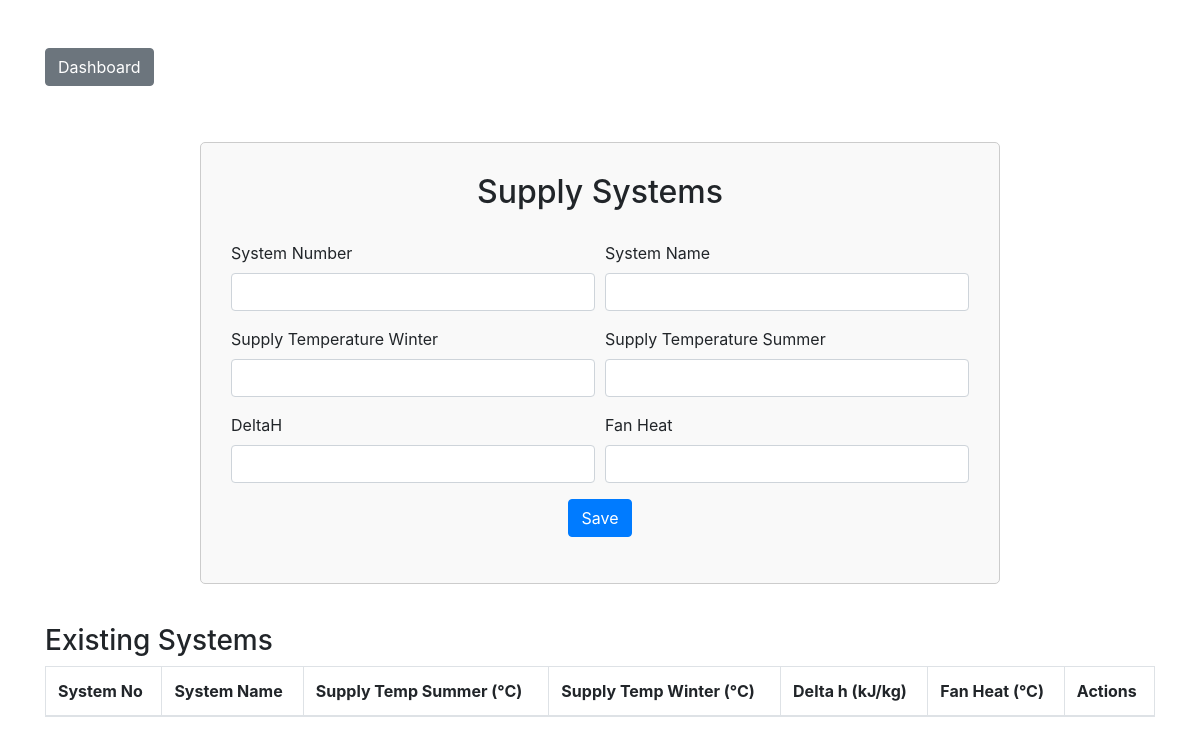
The app's page /supply_systems, older data.
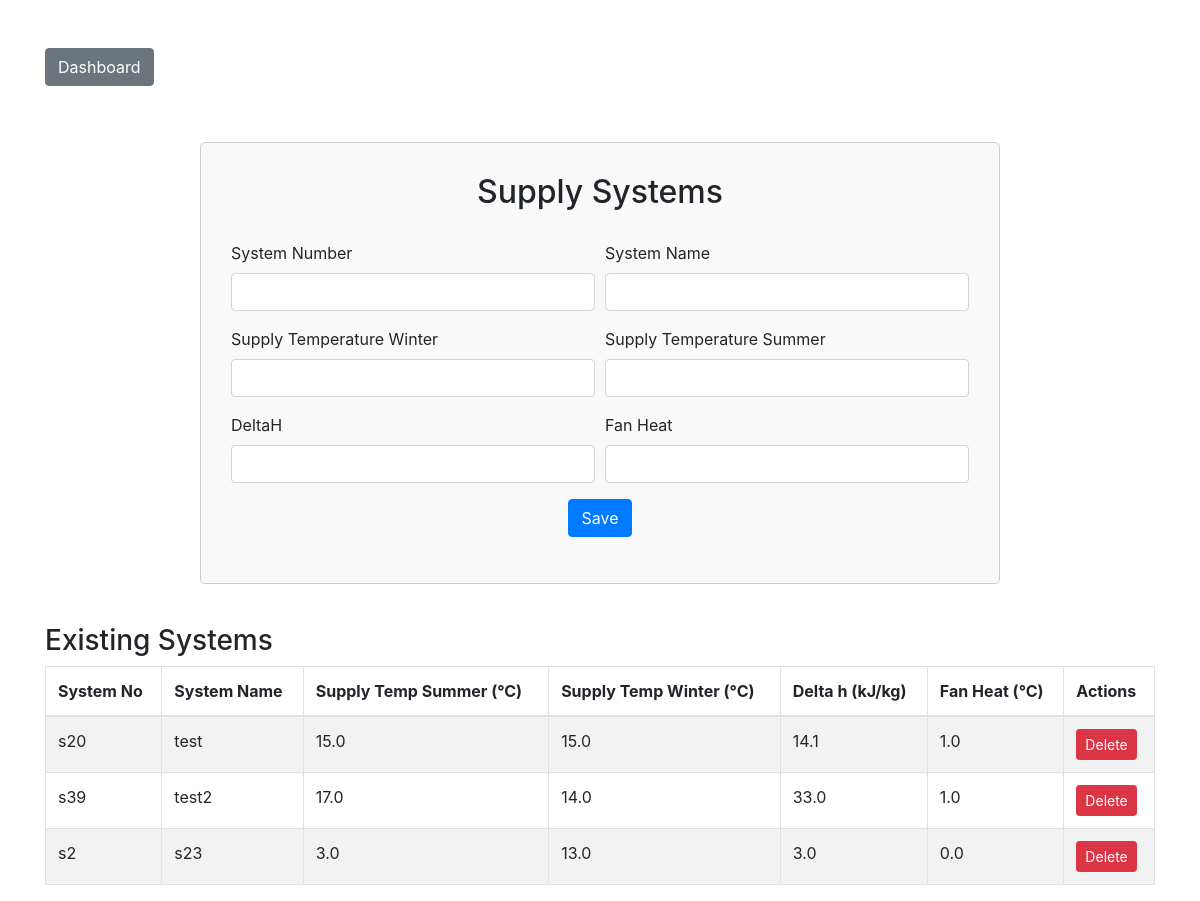
The same page, newer data.
### models.py (models this page shows)
class SupplySystem(Base):
    __tablename__ = 'supply_systems'
    SupplySystemID = Column(Integer, primary_key=True)
    ProjectID = Column(Integer, ForeignKey('projects.ProjectID'))
    SystemNo = Column(String)
    SystemName = Column(String)
    TempSupplyWinter = Column(Float)
    TempSupplySummer = Column(Float)
    CoolingEnthalpy = Column(Float())
    FanHeat = Column(Float)
    project = relationship("Project", back_populates="supply_systems")
    room_supply_systems = relationship("RoomSupplySystem", back_populates="supply_system")

### main.py (the view)
@app.route('/supply_systems', methods=['GET', 'POST'])
def supply_systems():
    app.logger.info('Received request to view supply systems')
    form = SupplySystemForm()
    session_db = create_session()
    if request.method == 'POST':
        app.logger.info('POST request received')
        app.logger.info(f'Form data: {request.form}')
    if form.validate_on_submit():
        app.logger.info('Form validated successfully')
        new_system = SupplySystem(
            SystemNo=form.SystemNo.data,
            SystemName=form.SystemName.data,
            TempSupplyWinter=form.TempSupplyWinter.data,
            TempSupplySummer=form.TempSupplySummer.data,
            CoolingEnthalpy=form.CoolingEnthalpy.data,
            FanHeat=form.FanHeat.data
        )
        session_db.add(new_system)
        session_db.commit()
        app.logger.info('Supply system added successfully')
        flash('System added successfully!', 'success')
        session_db.close()
        return redirect(url_for('supply_systems'))
    else:
        app.logger.warning('Form validation failed')
        for field, errors in form.errors.items():
            for error in errors:
                flash(f"Error in {getattr(form, field).label.text}: {error}", 'error')
                app.logger.warning(f"Validation error in {field}: {error}")
    systems = session_db.query(SupplySystem).all()
    session_db.close()
    return render_template('supply_systems.html', form=form, systems=systems)

### forms.py
class SupplySystemForm(FlaskForm):
    SystemNo = StringField('System Number', validators=[InputRequired()])
    SystemName = StringField('System Name', validators=[InputRequired()])
    TempSupplyWinter = FloatField('Supply Temperature Winter', validators=[DataRequired()])
    TempSupplySummer = FloatField('Supply Temperature Summer', validators=[InputRequired()])
    CoolingEnthalpy = FloatField('DeltaH', validators=[InputRequired()])
    FanHeat = FloatField('Fan Heat', validators=[InputRequired()])
    submit = SubmitField('Save')

### data_access.py (called while the page is built)
def create_session():
    return Session()

### main.py (called while the page is built)
@app.before_request
def log_request_info():
    app.logger.debug('Headers: %s', request.headers)
    app.logger.debug('Body: %s', request.get_data())

@app.context_processor
def inject_csrf_token():
    return dict(csrf_token=generate_csrf())

### templates/supply_systems.html (shortened to what this page needs)
<!DOCTYPE html>
<html lang="en">
<head>
    <link rel="stylesheet" href="https://stackpath.bootstrapcdn.com/bootstrap/4.5.2/css/bootstrap.min.css">
</head>
<body>
<div class="container mt-5">
    <a href="{{ url_for('dashboard') }}" class="btn btn-secondary mb-3">Dashboard</a>
</div>
<div class="container">
    <div class="form-container">
        <h2 class="form-header">Supply Systems</h2>
        <form method="POST">
            <div class="form-row">
                <div class="form-group col-md-6">
                    {{ form.SystemNo.label(class="form-label") }}
                    {{ form.SystemNo(class="form-control") }}
                </div>
                <div class="form-group col-md-6">
                    {{ form.SystemName.label(class="form-label") }}
                    {{ form.SystemName(class="form-control") }}
                </div>
            </div>
            <div class="form-row">
                <div class="form-group col-md-6">
                    {{ form.TempSupplyWinter.label(class="form-label") }}
                    {{ form.TempSupplyWinter(class="form-control") }}
                </div>
                <div class="form-group col-md-6">
                    {{ form.TempSupplySummer.label(class="form-label") }}
                    {{ form.TempSupplySummer(class="form-control") }}
                </div>
            </div>
            <div class="form-row">
                <div class="form-group col-md-6">
                    {{ form.CoolingEnthalpy.label(class="form-label") }}
                    {{ form.CoolingEnthalpy(class="form-control") }}
                </div>
                <div class="form-group col-md-6">
                    {{ form.FanHeat.label(class="form-label") }}
                    {{ form.FanHeat(class="form-control", step="0.1", min="0") }}
                </div>
            </div>
            <div class="form-group text-center">
                {{ form.submit(class="btn btn-primary") }}
            </div>
        </form>
    </div>
    <div class="table-container">
        <h3>Existing Systems</h3>
        <table class="table table-bordered table-striped">
            <thead>
            <tr>
                <th>System No</th>
                <th>System Name</th>
                <th>Supply Temp Summer (°C)</th>
                <th>Supply Temp Winter (°C)</th>
                <th>Delta h (kJ/kg)</th>
                <th>Fan Heat (°C)</th>
                <th>Actions</th>
            </tr>
            </thead>
            <tbody>
            {% for system in systems %}
                <tr>
                    <td>{{ system.SystemNo }}</td>
                    <td>{{ system.SystemName }}</td>
                    <td>{{ system.TempSupplySummer }}</td>
                    <td>{{ system.TempSupplyWinter }}</td>
                    <td>{{ system.CoolingEnthalpy }}</td>
                    <td>{{ system.FanHeat }}</td>
                    <td>
                        <form action="{{ url_for('delete_system', system_id=system.SupplySystemID) }}" method="POST" style="display:inline-block;">
                            <button type="submit" class="btn btn-danger btn-sm">Delete</button>
                        </form>
                    </td>
                </tr>
            {% endfor %}
            </tbody>
        </table>
    </div>
</div>
</body>
</html>

### templates/supply_systems.html (style rules this page uses)
.form-container { max-width: 800px; margin: 40px auto; padding: 30px; border: 1px solid #ccc; border-radius: 5px; background-color: #f9f9f9; }
.form-header { margin-bottom: 30px; text-align: center; }
.table-container { margin-top: 40px; }

Row changes from the older to the newer data that the page shows:
added SupplySystem: SystemNo "s20", SystemName "test", TempSupplySummer "15.0", TempSupplyWinter "15.0", CoolingEnthalpy "14.1", FanHeat "1.0"
added SupplySystem: SystemNo "s39", SystemName "test2", TempSupplySummer "17.0", TempSupplyWinter "14.0", CoolingEnthalpy "33.0", FanHeat "1.0"
added SupplySystem: SystemNo "s2", SystemName "s23", TempSupplySummer "3.0", TempSupplyWinter "13.0", CoolingEnthalpy "3.0", FanHeat "0.0"
